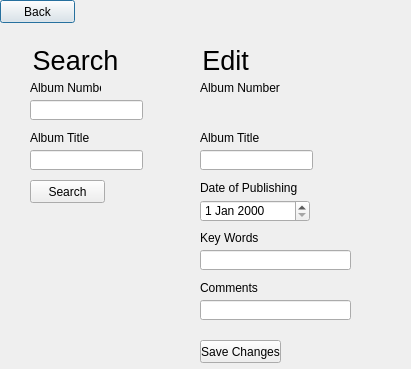
<?xml version="1.0" encoding="UTF-8"?>
<ui version="4.0">
 <class>Merchandise_Search</class>
 <widget class="QDialog" name="Merchandise_Search">
  <property name="geometry">
   <rect>
    <x>0</x>
    <y>0</y>
    <width>411</width>
    <height>369</height>
   </rect>
  </property>
  <property name="windowTitle">
   <string>Search/Edit Merchandise</string>
  </property>
  <widget class="QPushButton" name="SearchMerchandise_BackButton">
   <property name="geometry">
    <rect>
     <x>0</x>
     <y>0</y>
     <width>75</width>
     <height>23</height>
    </rect>
   </property>
   <property name="text">
    <string>Back</string>
   </property>
  </widget>
  <widget class="QLabel" name="SearchMerchandise_MerchandiseNumberBox">
   <property name="geometry">
    <rect>
     <x>200</x>
     <y>100</y>
     <width>46</width>
     <height>13</height>
    </rect>
   </property>
   <property name="text">
    <string/>
   </property>
  </widget>
  <widget class="QLineEdit" name="SearchMerchandise_NumberSearch">
   <property name="geometry">
    <rect>
     <x>30</x>
     <y>100</y>
     <width>113</width>
     <height>20</height>
    </rect>
   </property>
  </widget>
  <widget class="QLabel" name="SearchAlbums_AlbumCommentsText">
   <property name="geometry">
    <rect>
     <x>200</x>
     <y>280</y>
     <width>81</width>
     <height>16</height>
    </rect>
   </property>
   <property name="text">
    <string>Comments</string>
   </property>
  </widget>
  <widget class="QLabel" name="SearchMerchandise_MerchandiseKeyValidation">
   <property name="geometry">
    <rect>
     <x>280</x>
     <y>230</y>
     <width>151</width>
     <height>16</height>
    </rect>
   </property>
   <property name="text">
    <string>&lt;html&gt;&lt;head/&gt;&lt;body&gt;&lt;p&gt;&lt;span style=&quot; color:#ff0000;&quot;/&gt;&lt;/p&gt;&lt;/body&gt;&lt;/html&gt;</string>
   </property>
  </widget>
  <widget class="QDateEdit" name="SearchMerchandise_MerchandiseDateBox">
   <property name="geometry">
    <rect>
     <x>200</x>
     <y>200</y>
     <width>110</width>
     <height>22</height>
    </rect>
   </property>
  </widget>
  <widget class="QLineEdit" name="SearchMerchandise_MerchandiseTitleBox">
   <property name="geometry">
    <rect>
     <x>200</x>
     <y>150</y>
     <width>113</width>
     <height>20</height>
    </rect>
   </property>
   <property name="text">
    <string/>
   </property>
  </widget>
  <widget class="QLabel" name="SearchAlbums_TitleText">
   <property name="geometry">
    <rect>
     <x>30</x>
     <y>130</y>
     <width>71</width>
     <height>16</height>
    </rect>
   </property>
   <property name="text">
    <string>Album Title</string>
   </property>
  </widget>
  <widget class="QLabel" name="SearchAlbums_AlbumDateText">
   <property name="geometry">
    <rect>
     <x>200</x>
     <y>180</y>
     <width>101</width>
     <height>16</height>
    </rect>
   </property>
   <property name="text">
    <string>Date of Publishing</string>
   </property>
  </widget>
  <widget class="QLineEdit" name="SearchMerchandise_TitleSearch">
   <property name="geometry">
    <rect>
     <x>30</x>
     <y>150</y>
     <width>113</width>
     <height>20</height>
    </rect>
   </property>
  </widget>
  <widget class="QLabel" name="SearchAlbums_AlbumNumberText">
   <property name="geometry">
    <rect>
     <x>200</x>
     <y>80</y>
     <width>81</width>
     <height>16</height>
    </rect>
   </property>
   <property name="text">
    <string>Album Number</string>
   </property>
  </widget>
  <widget class="QLabel" name="SearchMerchandise_MerchandiseTitleValidation">
   <property name="geometry">
    <rect>
     <x>260</x>
     <y>130</y>
     <width>151</width>
     <height>16</height>
    </rect>
   </property>
   <property name="text">
    <string>&lt;html&gt;&lt;head/&gt;&lt;body&gt;&lt;p&gt;&lt;span style=&quot; color:#ff0000;&quot;/&gt;&lt;/p&gt;&lt;/body&gt;&lt;/html&gt;</string>
   </property>
  </widget>
  <widget class="QLabel" name="SearchAlbums_AlbumTitleText">
   <property name="geometry">
    <rect>
     <x>200</x>
     <y>130</y>
     <width>81</width>
     <height>16</height>
    </rect>
   </property>
   <property name="text">
    <string>Album Title</string>
   </property>
  </widget>
  <widget class="QPushButton" name="SearchAlbums_SaveButton">
   <property name="geometry">
    <rect>
     <x>200</x>
     <y>340</y>
     <width>81</width>
     <height>23</height>
    </rect>
   </property>
   <property name="text">
    <string>Save Changes</string>
   </property>
  </widget>
  <widget class="QLabel" name="AddAlbum_MainText_2">
   <property name="geometry">
    <rect>
     <x>190</x>
     <y>50</y>
     <width>71</width>
     <height>20</height>
    </rect>
   </property>
   <property name="font">
    <font>
     <pointsize>20</pointsize>
    </font>
   </property>
   <property name="text">
    <string>Edit</string>
   </property>
   <property name="alignment">
    <set>Qt::AlignCenter</set>
   </property>
  </widget>
  <widget class="QLabel" name="SearchAlbums_AlbumKeyText">
   <property name="geometry">
    <rect>
     <x>200</x>
     <y>230</y>
     <width>81</width>
     <height>16</height>
    </rect>
   </property>
   <property name="text">
    <string>Key Words</string>
   </property>
  </widget>
  <widget class="QLabel" name="SearchAlbums_NumberText">
   <property name="geometry">
    <rect>
     <x>30</x>
     <y>80</y>
     <width>71</width>
     <height>16</height>
    </rect>
   </property>
   <property name="text">
    <string>Album Number</string>
   </property>
  </widget>
  <widget class="QLabel" name="SearchMerchandise_MerchandiseCommentsValidation">
   <property name="geometry">
    <rect>
     <x>270</x>
     <y>280</y>
     <width>151</width>
     <height>16</height>
    </rect>
   </property>
   <property name="text">
    <string>&lt;html&gt;&lt;head/&gt;&lt;body&gt;&lt;p&gt;&lt;span style=&quot; color:#ff0000;&quot;/&gt;&lt;/p&gt;&lt;/body&gt;&lt;/html&gt;</string>
   </property>
  </widget>
  <widget class="QPushButton" name="SearchMerchandise_SearchButton">
   <property name="geometry">
    <rect>
     <x>30</x>
     <y>180</y>
     <width>75</width>
     <height>23</height>
    </rect>
   </property>
   <property name="text">
    <string>Search</string>
   </property>
  </widget>
  <widget class="QLabel" name="AddAlbum_MainText">
   <property name="geometry">
    <rect>
     <x>30</x>
     <y>50</y>
     <width>91</width>
     <height>20</height>
    </rect>
   </property>
   <property name="font">
    <font>
     <pointsize>20</pointsize>
    </font>
   </property>
   <property name="text">
    <string>Search</string>
   </property>
   <property name="alignment">
    <set>Qt::AlignCenter</set>
   </property>
  </widget>
  <widget class="QLineEdit" name="SearchMerchandise_MerchandiseCommentsBox">
   <property name="geometry">
    <rect>
     <x>200</x>
     <y>300</y>
     <width>151</width>
     <height>20</height>
    </rect>
   </property>
  </widget>
  <widget class="QLineEdit" name="SearchMerchandise_MerchandiseKeyBox">
   <property name="geometry">
    <rect>
     <x>200</x>
     <y>250</y>
     <width>151</width>
     <height>20</height>
    </rect>
   </property>
  </widget>
 </widget>
 <resources/>
 <connections>
  <connection>
   <sender>SearchMerchandise_BackButton</sender>
   <signal>clicked()</signal>
   <receiver>Merchandise_Search</receiver>
   <slot>BackButton()</slot>
   <hints>
    <hint type="sourcelabel">
     <x>42</x>
     <y>4</y>
    </hint>
    <hint type="destinationlabel">
     <x>84</x>
     <y>368</y>
    </hint>
   </hints>
  </connection>
  <connection>
   <sender>SearchMerchandise_SearchButton</sender>
   <signal>clicked()</signal>
   <receiver>Merchandise_Search</receiver>
   <slot>SearchMerchandise()</slot>
   <hints>
    <hint type="sourcelabel">
     <x>70</x>
     <y>200</y>
    </hint>
    <hint type="destinationlabel">
     <x>36</x>
     <y>631</y>
    </hint>
   </hints>
  </connection>
  <connection>
   <sender>SearchAlbums_SaveButton</sender>
   <signal>clicked()</signal>
   <receiver>Merchandise_Search</receiver>
   <slot>SaveChanges()</slot>
   <hints>
    <hint type="sourcelabel">
     <x>261</x>
     <y>349</y>
    </hint>
    <hint type="destinationlabel">
     <x>280</x>
     <y>551</y>
    </hint>
   </hints>
  </connection>
 </connections>
 <slots>
  <slot>BackButton()</slot>
  <slot>SearchMerchandise()</slot>
  <slot>SaveChanges()</slot>
 </slots>
</ui>
